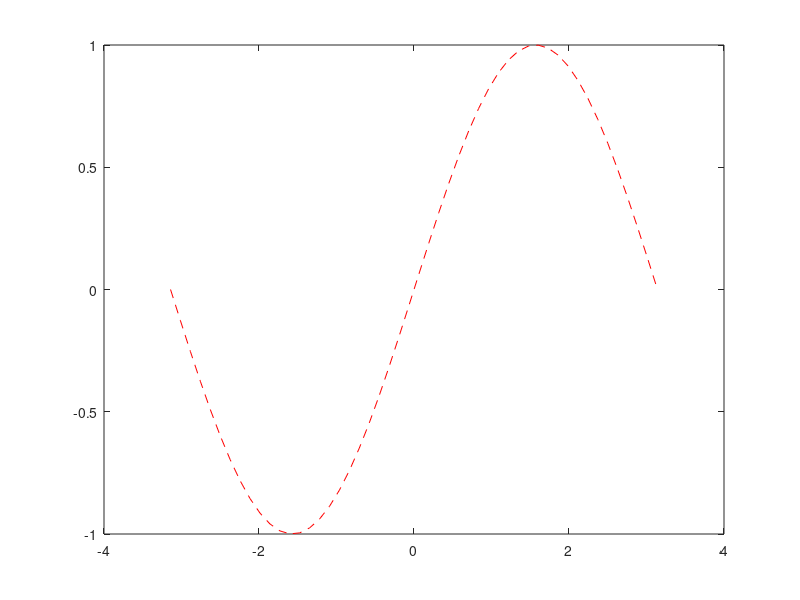
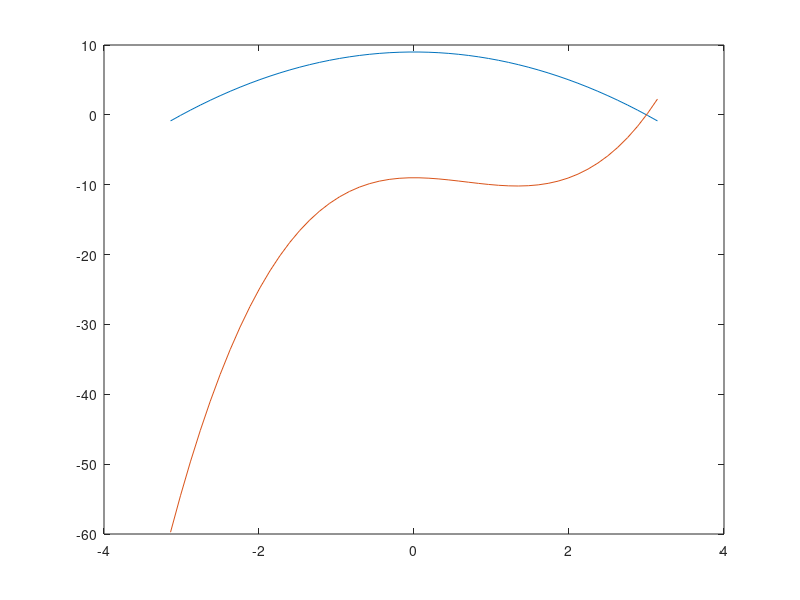
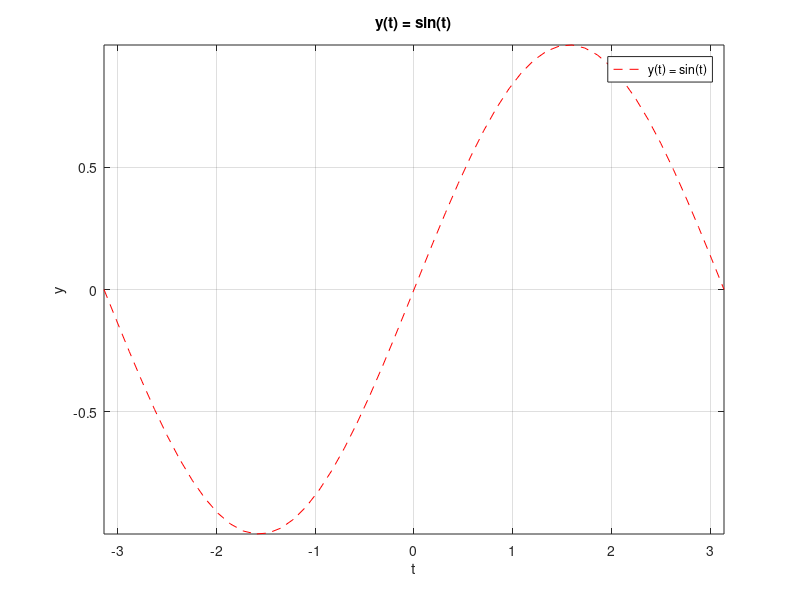
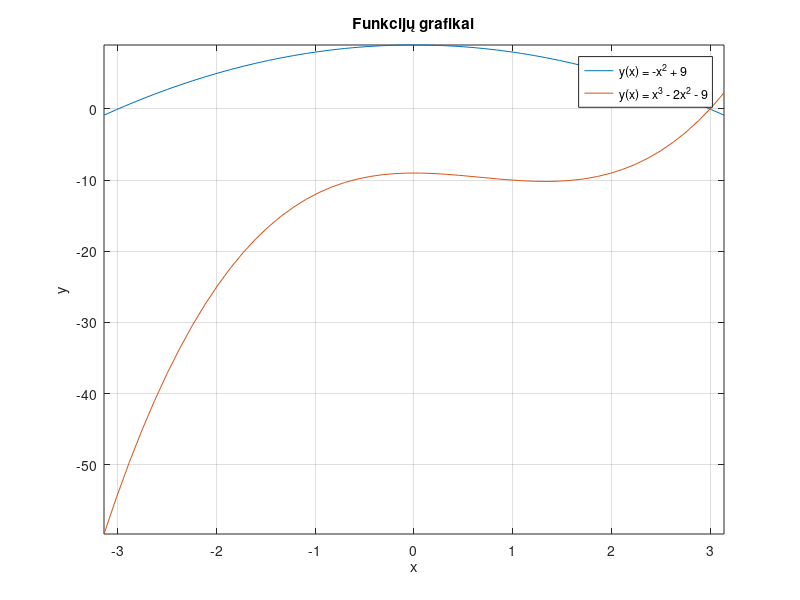

Write the MATLAB code that produced these figures, in order.
% 3 Laboratorinis darbas


% 1 Uzduotis
%a)
t = linspace(-pi, pi, 50)
y = sin(t)

figure
plot(t, y, 'r--')

%b)
x = linspace(-pi, pi, 50)
y1 = -x.^2 + 9
y2 = x.^3 - 2*x.^2 - 9

figure
plot(x, y1, x, y2)

%c)
t = linspace(-pi, pi, 50)
y = sin(t)

figure
plot(t, y, 'r--')

xlabel('t')
ylabel('y')
title('y(t) = sin(t)')
axis([min(t) max(t) min(y) max(y)])
legend('y(t) = sin(t)', 'Location', 'best')
grid on

x = linspace(-pi, pi, 50)

y1 = -x.^2 + 9
y2 = x.^3 - 2*x.^2 - 9

figure
plot(x, y1, x, y2)

xlabel('x')
ylabel('y')
title('Funkcijų grafikai')
axis([min(x) max(x) min([y1 y2]) max([y1 y2])])
legend('y(x) = -x^2 + 9', 'y(x) = x^3 - 2x^2 - 9', 'Location', 'best')
grid on


% 2 uzduotis

%a)
Matrica = [8 7 9 10
    6 8 7 9
    9 9 8 10
    5 7 6 8
    10 9 10 9
    7 8 9 8]

figure

subplot(2,1,1)
bar(Matrica')

xlabel('Laboratorinis darbas')
ylabel('Pažymys')
title('Studentų pažymiai')
ylim([0 10])

legend('Studentas 1', 'Studentas 2', 'Studentas 3', 'Studentas 4', 'Studentas 5', 'Studentas 6')

grid on

%b)
Matrica = [8 7 9 10
    6 8 7 9
    9 9 8 10
    5 7 6 8
    10 9 10 9
    7 8 9 8]

figure

subplot(2,1,1)
bar(Matrica')

xlabel('Laboratorinis darbas')
ylabel('Pažymys')
title('Studentų pažymiai')
ylim([0 10])
legend('Studentas 1', 'Studentas 2', 'Studentas 3', 'Studentas 4', 'Studentas 5', 'Studentas 6')
grid on


vid = mean(Matrica)

subplot(2,1,2)
stem(1:4, vid)

xlabel('Laboratorinis darbas')
ylabel('Vidurkis')
title('Laboratorinių darbų vidurkiai')
ylim([0 10])
grid on

%c)
Matrica = [8 7 9 10
    6 8 7 9
    9 9 8 10
    5 7 6 8
    10 9 10 9
    7 8 9 8]

figure

subplot(2,1,1)
bar(Matrica')

xlabel('Laboratorinis darbas')
ylabel('Pažymys')
title('Studentų pažymiai')
ylim([0 10])

legend('Jonas', 'Mantas', 'Tomas', 'Lukas', 'Paulius', 'Domas')

grid on


vid = mean(Matrica)

subplot(2,1,2)
stem(1:4, vid)

xlabel('Laboratorinis darbas')
ylabel('Vidurkis')
title('Laboratorinių darbų vidurkiai')
ylim([0 10])

grid on

%3 uzduotis
